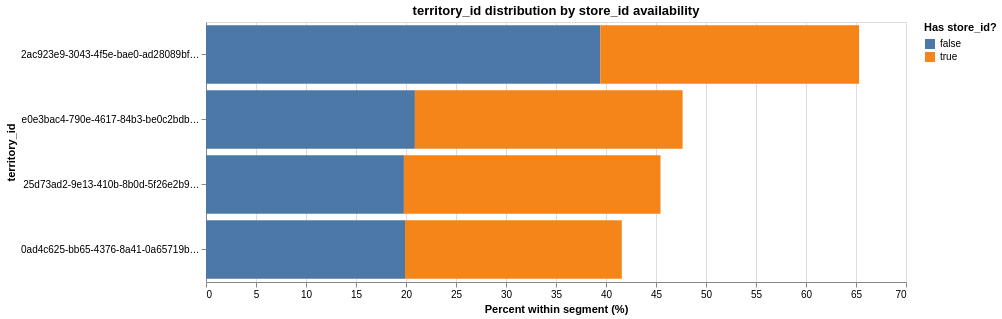

Notebook code for this chart:
### Code cell
# B.4 Extra 4: Compare key categorical attributes between has_store_id segments
df_seg = df.copy()

# Create segment flag ONCE (and overwrite safely if it already exists)
df_seg["has_store_id"] = df_seg["store_id"].notna()

# Pick a few categorical columns to compare (exclude IDs + store_id itself)
cat_cols = df_seg.select_dtypes(include=["object", "category", "bool"]).columns.tolist()
exclude = {"customer_id", "store_id", "account_number"}  # keep territory_id for comparison if present
candidate_cats = [c for c in cat_cols if c not in exclude and c != "has_store_id"]

print("Candidate categorical columns for segment comparison:", candidate_cats[:20])

# Always compare territory_id if available
cols_to_compare = []
if "territory_id" in df_seg.columns:
    cols_to_compare.append("territory_id")

# Add up to 2 more moderate-cardinality columns (2..30 unique)
for c in candidate_cats:
    nun = df_seg[c].nunique(dropna=True)
    if 2 <= nun <= 30 and c not in cols_to_compare:
        cols_to_compare.append(c)
    if len(cols_to_compare) >= 3:
        break

print("Comparing columns:", cols_to_compare)

for c in cols_to_compare:
    # Build a minimal temp df to avoid column collisions
    tmp_df = df_seg[["has_store_id", c]].copy()
    tmp_df[c] = tmp_df[c].fillna("<<MISSING>>").astype(str)

    tmp = (
        tmp_df.groupby(["has_store_id", c], as_index=False)
              .size()
              .rename(columns={"size": "count"})
    )

    # percentage within each segment
    tmp["segment_total"] = tmp.groupby("has_store_id")["count"].transform("sum")
    tmp["percent_within_segment"] = (tmp["count"] / tmp["segment_total"] * 100).round(2)

    display(tmp.sort_values(["has_store_id", "percent_within_segment"], ascending=[True, False]).head(30))

    chart = (
        alt.Chart(tmp)
        .mark_bar()
        .encode(
            x=alt.X("percent_within_segment:Q", title="Percent within segment (%)"),
            y=alt.Y(f"{c}:N", sort="-x", title=c),
            color=alt.Color("has_store_id:N", title="Has store_id?"),
            tooltip=[
                alt.Tooltip("has_store_id:N", title="has_store_id"),
                alt.Tooltip(f"{c}:N", title=c),
                alt.Tooltip("count:Q", title="count"),
                alt.Tooltip("percent_within_segment:Q", title="% within segment")
            ],
        )
        .properties(title=f"{c} distribution by store_id availability", width=700, height=260)
    )

    display(chart)

### Figure 1 — Vega-Lite specification as saved in the notebook (floating-point values rounded to 4 significant figures)
{"config": {"view": {"continuousWidth": 300, "continuousHeight": 300}}, "data": {"name": "data-8da8b814e5bf9fb79c7d3f6c8e90e6e2"}, "mark": {"type": "bar"}, "encoding": {"color": {"field": "has_store_id", "title": "Has store_id?", "type": "nominal"}, "tooltip": [{"field": "has_store_id", "title": "has_store_id", "type": "nominal"}, {"field": "territory_id", "title": "territory_id", "type": "nominal"}, {"field": "count", "title": "count", "type": "quantitative"}, {"field": "percent_within_segment", "title": "% within segment", "type": "quantitative"}], "x": {"field": "percent_within_segment", "title": "Percent within segment (%)", "type": "quantitative"}, "y": {"field": "territory_id", "sort": "-x", "title": "territory_id", "type": "nominal"}}, "height": 260, "title": "territory_id distribution by store_id availability", "width": 700, "$schema": "https://vega.github.io/schema/vega-lite/v5.20.1.json", "datasets": {"data-8da8b814e5bf9fb79c7d3f6c8e90e6e2": [{"has_store_id": false, "territory_id": "0ad4c625-bb65-4376-8a41-0a65719b0db8", "count": 2751, "segment_total": 13823, "percent_within_segment": 19.9}, {"has_store_id": false, "territory_id": "25d73ad2-9e13-410b-8b0d-5f26e2b9e4f2", "count": 2735, "segment_total": 13823, "percent_within_segment": 19.79}, {"has_store_id": false, "territory_id": "2ac923e9-3043-4f5e-bae0-ad28089bf187", "count": 5450, "segment_total": 13823, "percent_within_segment": 39.43}, {"has_store_id": false, "territory_id": "e0e3bac4-790e-4617-84b3-be0c2bdb7070", "count": 2887, "segment_total": 13823, "percent_within_segment": 20.89}, {"has_store_id": true, "territory_id": "0ad4c625-bb65-4376-8a41-0a65719b0db8", "count": 98, "segment_total": 452, "percent_within_segment": 21.68}, {"has_store_id": true, "territory_id": "25d73ad2-9e13-410b-8b0d-5f26e2b9e4f2", "count": 116, "segment_total": 452, "percent_within_segment": 25.66}, {"has_store_id": true, "territory_id": "2ac923e9-3043-4f5e-bae0-ad28089bf187", "count": 117, "segment_total": 452, "percent_within_segment": 25.88}, {"has_store_id": true, "territory_id": "e0e3bac4-790e-4617-84b3-be0c2bdb7070", "count": 121, "segment_total": 452, "percent_within_segment": 26.77}]}}
